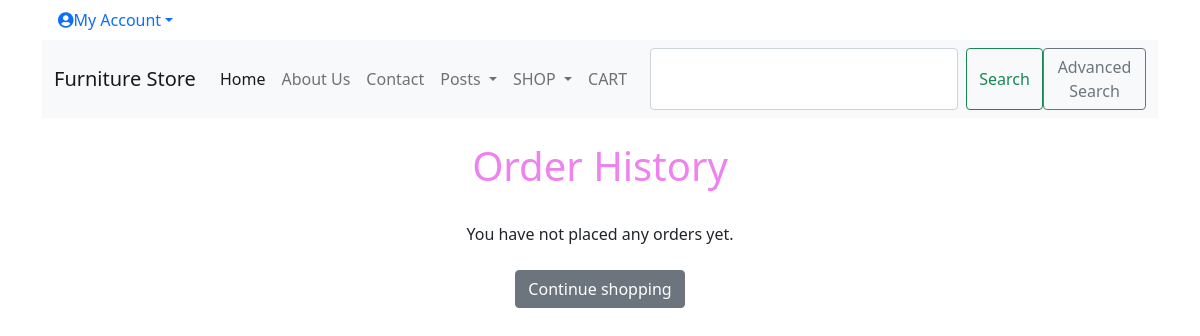
Before: /order/history/ (signed in) with the older database file.
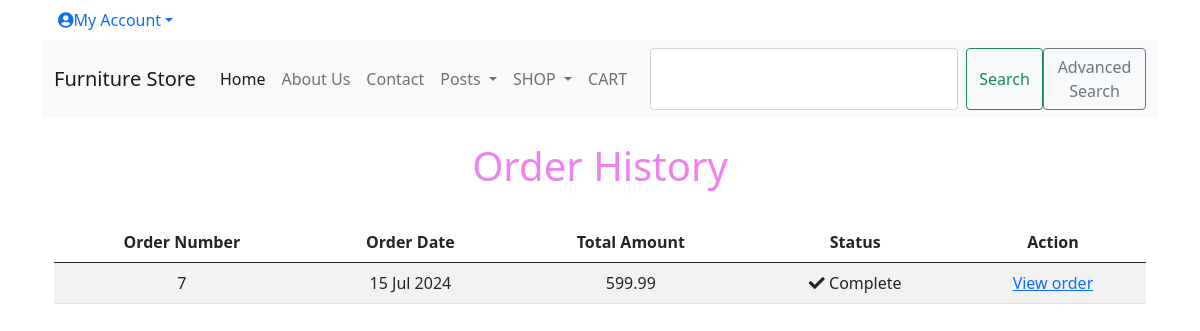
After: the same page with the newer database file.
### order/models.py (models this page shows, shortened)
class Order(models.Model):
    token = models.CharField(max_length=250, blank=True)
    total = models.DecimalField(max_digits=10, decimal_places=2,
    verbose_name='Euro Order Total')
    emailAddress = models.EmailField(max_length=250, blank=True,
    verbose_name='Email Address')
    created = models.DateTimeField(auto_now_add=True)
    billingName = models.CharField(max_length=250, blank=True)
    billingAddress1 = models.CharField(max_length=250, blank=True)
    billingCity = models.CharField(max_length=250, blank=True)
    billingPostcode = models.CharField(max_length=10, blank=True)
    billingCountry = models.CharField(max_length=200, blank=True)
    shippingName = models.CharField(max_length=250, blank=True)
    shippingAddress1 = models.CharField(max_length=250, blank=True)
    shippingCity = models.CharField(max_length=250, blank=True)
    shippingPostcode = models.CharField(max_length=10, blank=True)
    shippingCountry = models.CharField(max_length=200, blank=True)
    voucher = models.ForeignKey(Voucher,
                                related_name='orders',
                                null=True,
                                blank=True,
                                on_delete=models.SET_NULL)
    discount = models.IntegerField(default = 0,
                                validators=[MinValueValidator(0),
                                MaxValueValidator(100)])
    class Meta:
       db_table = 'Order'
       ordering = ['-created']

### order/views.py (the view)
# urls.py: path('history/', views.orderHistory.as_view(), name='order_history'),
class orderHistory(LoginRequiredMixin, View):
    def get (self, request):
        if request.user.is_authenticated:
            email = str(request.user.email)
            order_details = Order.objects.filter(emailAddress=email)
        return render(request, 'order/orders_list.html', {'order_details': order_details})

### accounts/models.py (called while the page is built)
    def get_absolute_url(self):
        return reverse("show_profile", args=[str(self.id)])

### cart/context_processors.py (called while the page is built)
def counter(request):
    item_count = 0
    if 'admin' in request.path:
        return {}
    else:
        try:
            cart = Cart.objects.filter(cart_id=_cart_id(request))
            cart_items = CartItem.objects.all().filter(cart=cart[:1])
            for cart_item in cart_items:
                item_count += cart_item.quantity
        except Cart.DoesNotExist:
            item_count = 0
    return {'item_count':item_count}

### cart/views.py (called while the page is built)
def _cart_id(request):
    cart = request.session.session_key
    if not cart:
        cart = request.session.create()
    return cart

### shop/context_processors.py (called while the page is built)
def menu_links(request):
    links = Category.objects.all()
    return {'links':links}

### shop/models.py (called while the page is built)
    def get_absolute_url(self):
        return reverse('products_by_category', args=[self.id])

### order/templates/order/orders_list.html (shortened to what this page needs)
{% extends "base.html" %}
{% load static %}
{% block content %}
    <div>
        <div class="text-center">
            <br>
            <h1 class="text-center my_title">Order History</h1>
            <br>
            {% if order_details %}
            <table class="table table-striped">
                <thead>
                    <tr>
                        <th>Order Number</th>
                        <th>Order Date</th>
                        <th>Total Amount</th>
                        <th>Status</th>
                        <th>Action</th>
                    </tr>
                </thead>
                <tbody>
                    {% for order in order_details %}
                    <tr>
                        <td>{{ order.id }}</td>
                        <td>{{ order.created|date:"d M Y" }}</td>
                        <td>{{ order.total }}</td>
                        <td><i class="fas fa-check"></i>&nbsp;Complete</td>
                        <td><a href="{% url 'order:order_detail' order.id %}">View order</a></td>
                    </tr>
                    {% endfor %}
                </tbody>
            </table>
            {% else %}
            <p>You have not placed any orders yet.<br><br><a href="{% url 'all_products' %}"
                                                           class="btn btn-secondary">Continue shopping</a></p>
            {% endif %}
        </div>
    </div>
    <br>
    <br>
{% endblock %}

Changed rows visible on the page:
added Order: id "7", created "15 Jul 2024", total "599.99"
Other visible differences:
text no longer shown: "You have not placed any orders yet. Continue shopping"
text now shown: "Order Number Order Date Total Amount Status Action"
